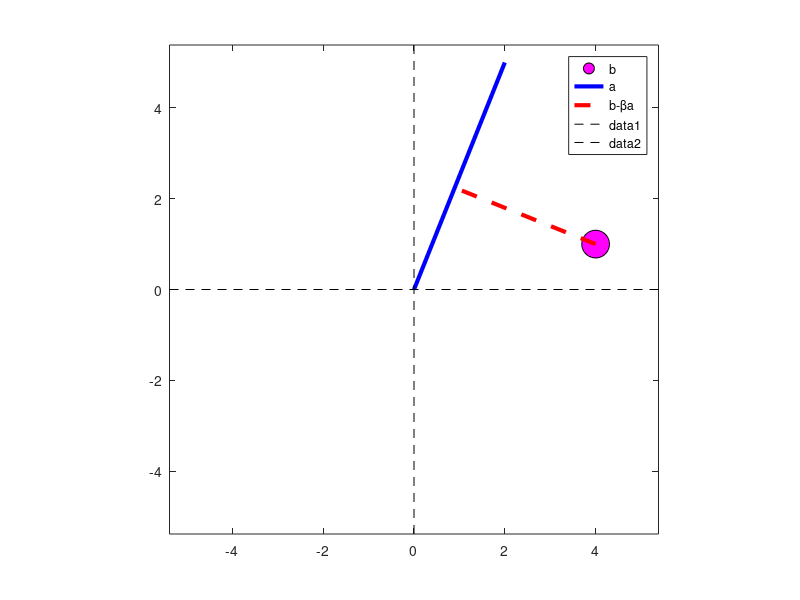
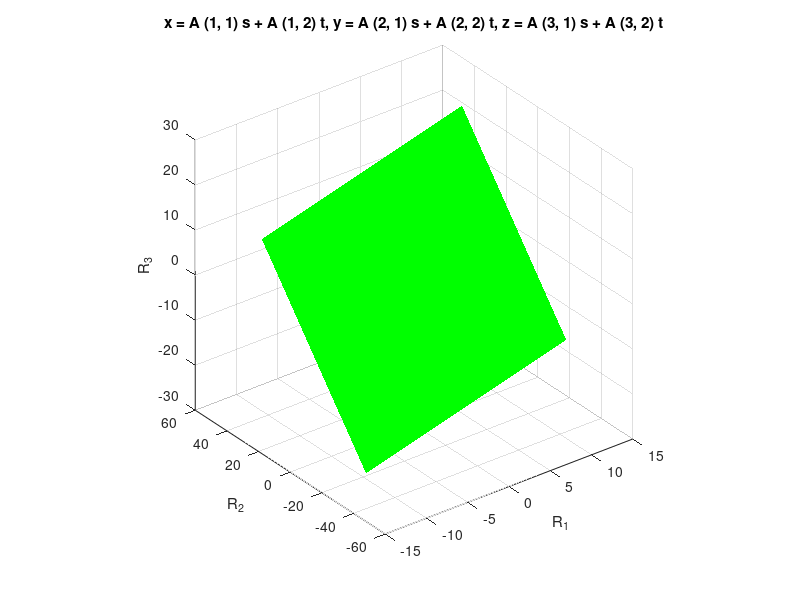

The MATLAB source for these figures, in order: (Note: this script raises an error after producing the figures.)
%% Projections in R2

% define a point b
b = [4 1]';

% define line a
a = [2 5]';

% beta
beta = (a'*b)/(a'*a);

figure(1), clf
plot(b(1), b(2), "ko", "markerfacecolor", "m", "markersize", 20)
hold on
plot([0, a(1)], [0, a(2)], "b", "linew", 3)

% plot the projection line
plot([b(1) beta*a(1)], [b(2) beta*a(2)], "r--", "linew",3)

legend({'b';'a';'b-\betaa'})
axis([-1 1 -1 1]*max([norm(a) norm(b)]))
plot(get(gca,'xlim'),[0 0],'k--')
plot([0 0],get(gca,'xlim'),'k--')
axis square

%% Projections in R^N
% Solve Ax = b for x

m = 16;
n = 10;

% vector b
b = randn(m,1);

% Matrix A
A = randn(m,n);

% Solution using explicit inverse
x1 = inv(A'*A) * (A'*b);

% Preferred solution
x2 = (A'*A)\ (A'*b);

% Another possibility (doesnt work in older versions of matlab)
x3 = A\b;

% They are all the same

%% Geomteric Perspective
m = 3;
n = 2;

b = randn(m,1);
A = randn(m,n);

% solution for x
x = (A'*A) * (A'*b);

Ax = A*x;

figure(2), clf
h = ezmesh( @(s,t)A(1,1)*s+A(1,2)*t , @(s,t)A(2,1)*s+A(2,2)*t , @(s,t)A(3,1)*s+A(3,2)*t , [-1 1 -1 1]*norm(x)*2);
set(h,'facecolor','g','cdata',ones(50),'EdgeColor','none')
xlabel('R_1'), ylabel('R_2'), zlabel('R_3')
axis square
grid on, rotate3d on, hold on

h(1) = fplot3( @(t)t*b(1), @(t)t*b(2), @(t)t*b(3) , [-1 1]);
h(2) = fplot3( @(t)t*Ax(1), @(t)t*Ax(2), @(t)t*Ax(3) , [-1 1]);
plot3(Ax(1),Ax(2),Ax(3),'ro','markerfacecolor','r','markersize',12)

set(h,'LineWidth',3)
title('')
legend({'C(A)';'b';'Ax'})

%% Vector Decomposition
% w: to be decomposed
w = [2 3]';

% v: reference
v = [4 0]';

% compute w parallel to v
beta = (w'*v)/(v'*v);
w_vp = beta*v;

% compute w orthogonal to v
w_vo = w - w_vp;

% compute results algebraically (orthogonal components' dot product should be zero)
(w_vp + w_vo) - w % should be zero
w_vp'*w_vo;

% plot all 4 vectors
figure(1), clf, hold on
plot([0, w(1)], [0, w(2)], "r", "linew",3)
plot([0, v(1)], [0, v(2)], "b", "linew",2)
plot([0, w_vp(1)], [0, w_vp(2)], "r--", "linew",3)
plot([0, w_vo(1)], [0, w_vo(2)], "r:", "linew",3)

legend({"w"; "v"; "w_{||}v"; "w_{\perp}v"})
axis([-1 1 -1 1]*5)
axis square
grid on

%% QR Decomposition

A = [1 0;
     1 0;
     0 1];

% full QR Decomposition
[Q R] = qr(A);

% Economy QR Decomposition
[Q R] = qr(A,0);

% Another example of "to-be decomposed" matrix
M = [1 2 -2;
     3 -1 1];

% QR decomposition
[Q R] = qr(M);

% Notice: R = Q'*M
Q'*M

% plot
figure(4), clf
colorz = 'krg';

for i=1:size(M,2)
    
    % plot original vector M
    plot([0 M(1,i)],[0 M(2,i)],colorz(i),'linew',3), hold on
    
    % plot orthogonalized vector Q
    if i<=size(Q,2)
        plot([0 Q(1,i)],[0 Q(2,i)],[colorz(i) '--'],'linew',2)
    end
    
    % plot residual vector R
    plot([0 R(1,i)],[0 R(2,i)],[colorz(i) ':'],'linew',2)
end
legend({'M_1';'Q_1';'R_1'})


axis([-1 1 -1 1]*norm(M))
axis square
grid on

%% Code Challenge: Gram-Schmidt Algorithm

% start with a square matrix, compute Q
% Check Q'*Q = I
% check qr
% There may be some sign differences, thats normal
% Extend the code to rectangular matrices

m = 4;
n = 4;

A = randn(m,n);
Q = zeros(m,n);

% loop over columns (n)

for i=1:n

    Q(:,i) = A(:,i);

    a = A(:,i);

    % orthogonalze the ith column in Q relative to previous columns
    for j=1:i-1

        q = Q(:,j);
        Q(:,i) = Q(:,i) - ((a'*q)/(q'*q))*q;
    end

    % normalize the ith column of Q
    Q(:,i) = Q(:,i)/norm(Q(:,i));
end

imagesc(Q'*Q)

%% Code Challenge: Inverse via QR

% Generate a large matrix
% inverse using inv() and QR Decomposition
m = 100;

A = randn(m);

% Compute inverse using inv
Ai = inv(A);

% Inverse via QR
[Q,R] = qr(A);

% R is expected to be an upper triangular matrix
imagesc(R);

AiQR1 = inv(R)*Q';
AiQR2 = R\Q'; % better

subplot(121)
imagesc(AiQR1)
subplot(122)
imagesc(AiQR2)

% See if matrices have the same elements
% flatten all matrices to create a 100x3 matrix and correlate them
corr([ Ai(:) AiQR1(:) AiQR2(:)]);

%% The SHerman-Morrison Formula
m = 5;
a = randn(m,1);
b = randn(m,1);

% create a failure condition (no identity matrix)
% may get inf and NaN, or very small values because of rounding errors
%a = a/norm(a);
%b = a;

A = eye(m) - a*b';
Ai = eye(m) + (a*b')/(1-a'*b);

% Their product should give the identity matrix
A*Ai

%% Code Challenge: Prove that A'*A = R'*R
% 1) Generate a random matrix A
% 2) Compute its QR Decomposition
% 3) test the claim
% 4) Use pen and paper

m = 10;
n = 14;
A = randn(m,n);

[Q,R] = qr(A);

% difference should be zero
A'*A - R'*R
